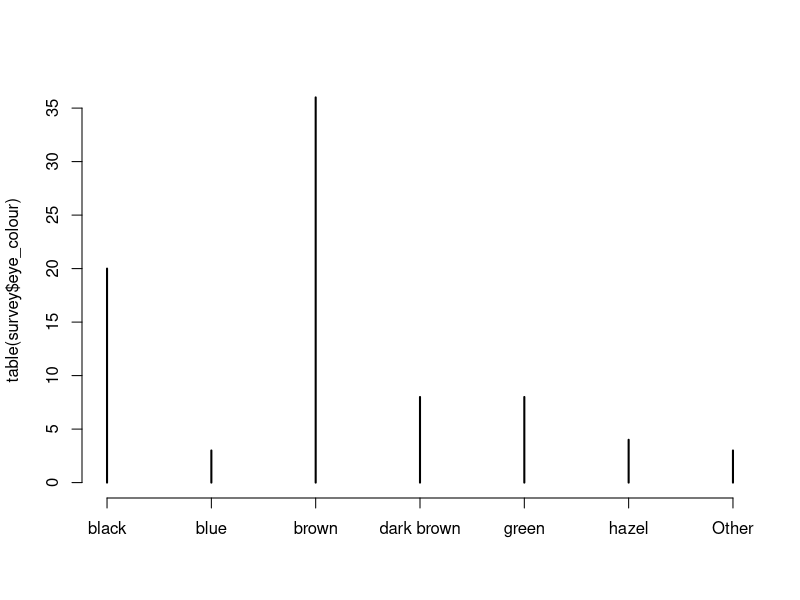
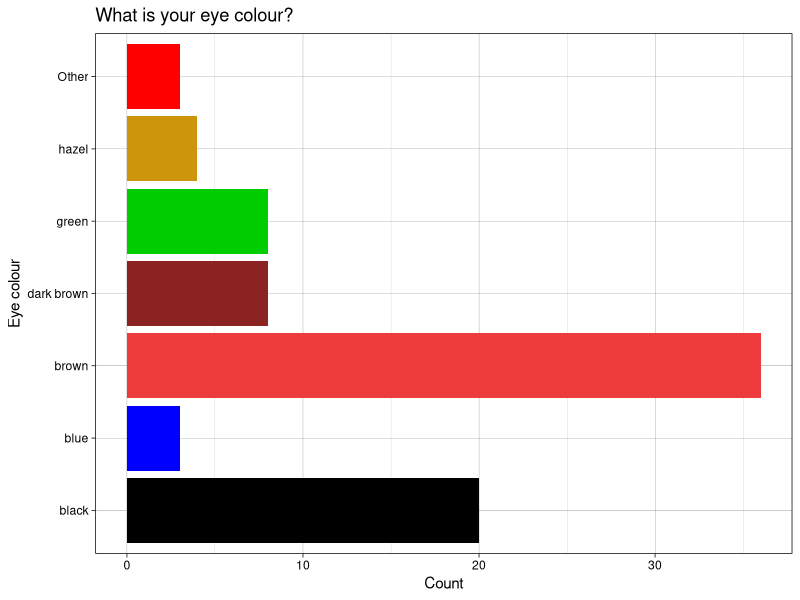

The R source for these figures, in order:
## ---- chunk 1
knitr::opts_chunk$set(echo = TRUE, warning = FALSE, message = FALSE)
## ---- chunk 2
library(tidyverse)
survey = readr::read_csv("data.csv")
## ---- chunk 3
old_names = colnames(survey)
new_names = c("timestamp", "id", "gender", "postcode", "intro_stat", "clubs",
                     "study_time", "social_media", "siblings", "pet", "live_with_parents",
                     "exercise_time", "eye_colour", "work_time", "fav_season","shoe_size",
                     "height")
colnames(survey) = new_names # Overwrite with new names
names(new_names) = old_names
new_names
## ---- chunk 4
# table(survey$eye_colour)
survey$eye_colour <- tolower(survey$eye_colour) # change all names to lowercase
table(survey$eye_colour)
survey$eye_colour <- forcats::fct_lump(survey$eye_colour, n = 6) # preserve the 6 most common eye colours, and converts the smaller categories to a 'other' category
plot(table(survey$eye_colour))
ggplot(survey, aes(x = eye_colour)) + 
  geom_bar(fill = c("black","blue","brown2","brown4",
                    "green3","darkgoldenrod3","red")) + 
  labs(title = names(new_names[new_names == "eye_colour"]),
       y = "Count", x = "Eye colour") + 
  theme_linedraw() + coord_flip()
## ---- chunk 5
survey$gender <- toupper(survey$gender)
survey$gender <- substr(survey$gender, start = 1, stop = 1)
survey$gender <- forcats::fct_lump(survey$gender, n = 2)
table(survey$gender)
# survey = survey %>% 
#   dplyr::mutate(gender = toupper(gender),
#          gender = substr(gender, start = 1, stop = 1),
#          gender = forcats::fct_lump(gender, n=2))
# table(survey$gender)
## ---- chunk 6
survey = survey %>%
  mutate(height = 
    case_when(
      height < 3 ~ height * 100,
      height < 10 ~ height * 30.48,
      height > 250 ~ NA_real_,
      TRUE ~ height # anything that doesn't fit the above categories
    )
  ) # case_when() excexutes a series of if-else statements
sort(survey$height)
